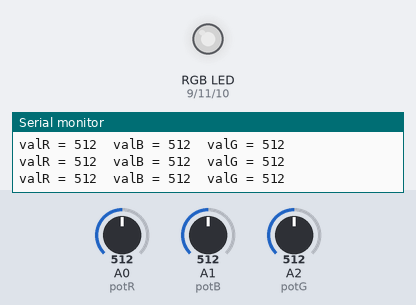
This sketch was run on a simulated Arduino Uno, built with avr-gcc and run on an emulated ATmega328P. Parts: an RGB LED mixed from three pins (HIGH = lit), the last lines printed to the serial monitor. The inputs (shaded band) are chosen by the test bench; at power-on: A0 (potR) = 512, A1 (potB) = 512, A2 (potG) = 512. Dim RGB values are drawn brighter than linear.

Above: at 1.2 s.
1.3 s: A0 (potR) set to 11
At 2.1 s:
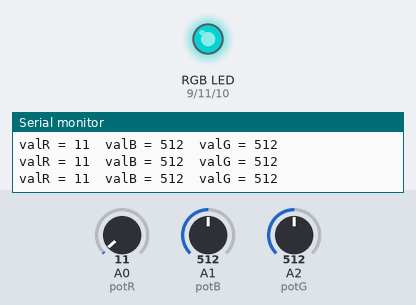
2.8 s: A0 (potR) set to 8
At 3.2 s:
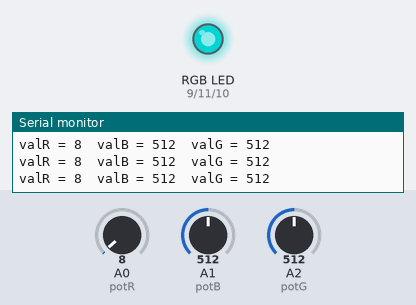
5.8 s: A1 (potB) set to 104
At 6.5 s:
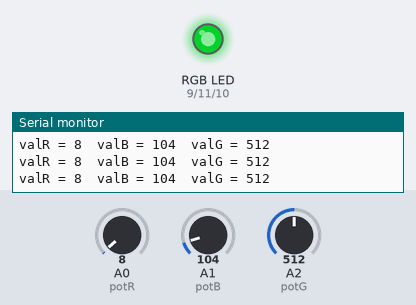
7.3 s: A1 (potB) set to 92
At 8.8 s:
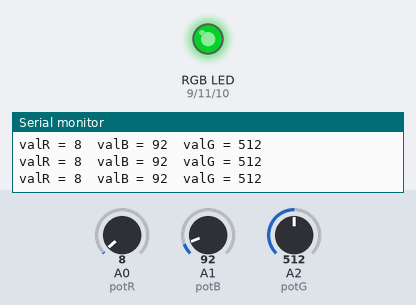
10.3 s: A2 (potG) set to 105
At 10.6 s:
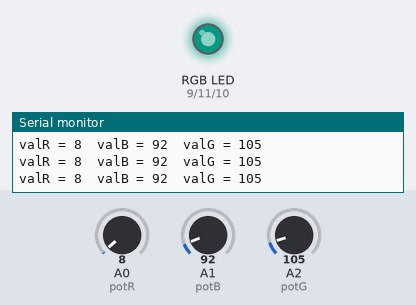
11.8 s: A2 (potG) set to 95
At 12.6 s:
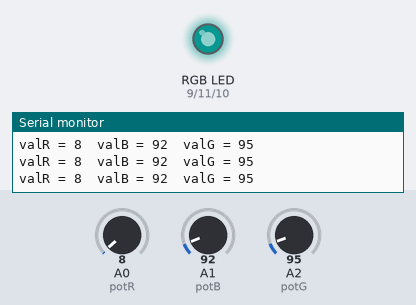
Timing chart, 0 to 14.8 s (numbered marks = the images above; inputs shaded):
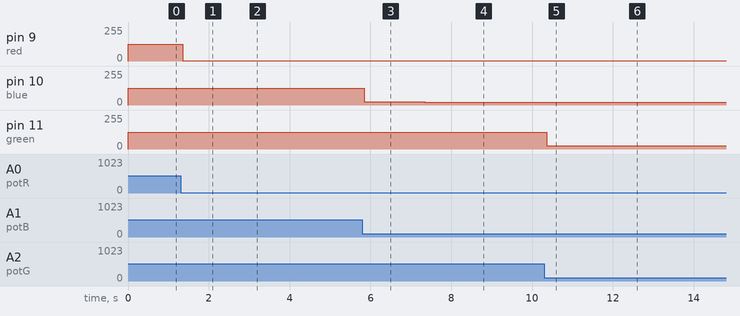

Measured:
- after the input at 1.3 s, pin 9 (red): 127/255 → 2/255 after 0.05 s
- after the input at 2.8 s, pin 9 (red): 2/255 → 1/255 after 0.05 s
- after the input at 5.8 s, pin 10 (blue): 127/255 → 25/255 after 0.05 s
- after the input at 7.3 s, pin 10 (blue): 25/255 → 22/255 after 0.05 s
- after the input at 10.3 s, pin 11 (green): 127/255 → 26/255 after 0.07 s
- after the input at 11.8 s, pin 11 (green): 26/255 → 23/255 after 0.06 s

The sketch:

rgb_led_w_3_potentiometers1.ino
```cpp
const int potR = A0; //analog pins attached to the potentiometers
const int potB = A1;
const int potG = A2;

const int red = 9; // an integer that is constant
const int green = 11; // all PWM - pulse width modulation
const int blue = 10;

int brightnessR = 0; // allow us to store the LED brightness later in the code
int brightnessG = 0;
int brightnessB = 0;

int valR = 0; // variable to store pot reading
int valB = 0;
int valG = 0;

void setup()
{
  Serial.begin(9600);

  /*this command starts the serial monitor
  9600 is baud rate - rate at which the computer and the arduino talk to each other
  use for checking sensors
  */

  pinMode(red,OUTPUT);
  pinMode(green,OUTPUT);
  pinMode(blue,OUTPUT);
}

void loop()
{
  valR = analogRead(potR);
  valB = analogRead(potB);
  valG = analogRead(potG);

  Serial.print("valR = "); // "quoted text" will show up as text in the SM
  Serial.print(valR); //print the number of valR
  Serial.print("  "); // print a space
  Serial.print("valB = ");
  Serial.print(valB );
  Serial.print("  ");
  Serial.print("valG = ");
  Serial.print(valG);
  Serial.println("  "); //the Serial.println command will start a new line in the SM
  //delay(1000);

  brightnessR = map(valR,0,1023,0,255);
  /* this map function is allow us to map 10 bit number (0-1023) to
  an 8 bit number (0-255)
  */
  brightnessB = map(valB,0,1023,0,255);
  brightnessG = map(valG,0,1023,0,255);


  analogWrite(red,brightnessR);
  /* write to the red pin (numnber 9) with a brightness calculated above.
  This will be a number between 0 - 255. O means that the duty cyle is 0%
  and the pin is always low. 127 means that the duty cycle is 50% and the pin is high 50%
  and low 50% of the time. 255 means that the duty cycle is 100% and the pin is always high.
  */
  analogWrite(blue,brightnessB);
  analogWrite(green,brightnessG);


}
```
